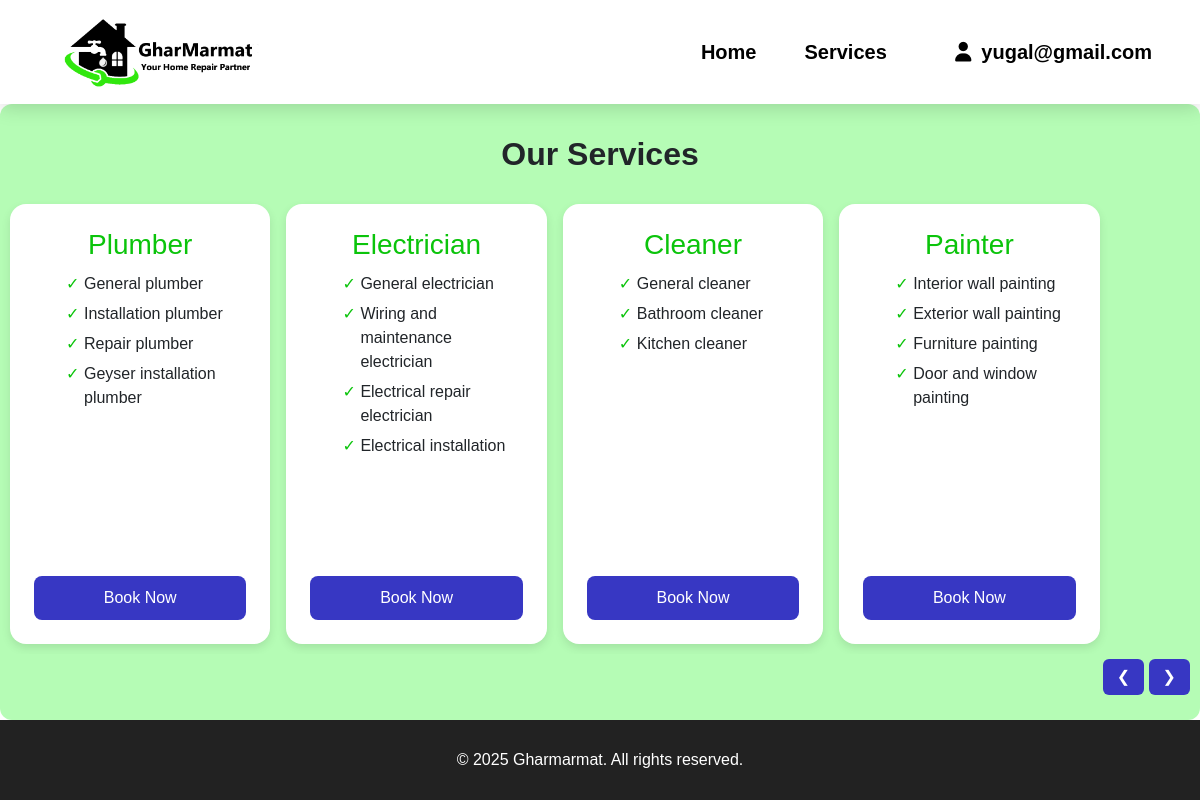
/View/public/services.php (signed in), run on the app's committed database.
### tables this page shows
CREATE TABLE `profession` (
  `profession_id` int(10) NOT NULL,
  `profession_name` varchar(50) DEFAULT NULL
);

CREATE TABLE `work` (
  `work_id` int(11) NOT NULL,
  `profession_id` int(10) NOT NULL,
  `work_name` varchar(255) NOT NULL,
  `work_price` decimal(10,2) NOT NULL
);

### View/public/services.php (the view, shortened to what this page needs)
<?php
include '../../includes/dbconnect.php';
$professionQuery = "SELECT profession_id, profession_name FROM profession";
$professionResult = mysqli_query($conn, $professionQuery);
?>
<!DOCTYPE html>
<html lang="en">
<head>
    <link rel="stylesheet" href="../assets/css/services.css">
</head>
<body>
    <div class="header">
        <?php include '../../includes/navbar.php'; ?>
    </div>
    <main>
        <p class="heading">Our Services</p>
        <div class="slider-wrapper">
            <section>
                <?php while ($profession = mysqli_fetch_assoc($professionResult)) { ?>
                    <article>
                        <h3><?php echo htmlspecialchars($profession['profession_name']); ?></h3>
                        <ul>
                            <?php
                            $professionId = $profession['profession_id'];
                            $workQuery = "SELECT work_name FROM work WHERE profession_id = $professionId";
                            $workResult = mysqli_query($conn, $workQuery);
                            if (mysqli_num_rows($workResult) > 0) {
                                while ($work = mysqli_fetch_assoc($workResult)) {
                                    echo "<li>" . htmlspecialchars($work['work_name']) . "</li>";
                                }
                            } else {
                                echo "<li>No work available</li>";
                            }
                            ?>
                        </ul>
                        <a href="book.php?profession_id=<?php echo $professionId; ?>">Book Now</a>
                    </article>
                <?php } ?>
            </section>
            <div class="slider-buttons">
                <button id="prev">&#10094;</button>
                <button id="next">&#10095;</button>
            </div>
        </div>
    </main>
    <footer>
        <p>&copy; 2025 Gharmarmat. All rights reserved.</p>
    </footer>
</body>
</html>

### includes/navbar.php (shortened to what this page needs)
<!DOCTYPE html>
<html lang="en">
<head>
    <link rel="stylesheet" href="https://cdnjs.cloudflare.com/ajax/libs/font-awesome/7.0.0/css/all.min.css"
 />
    <link href="https://cdn.jsdelivr.net/npm/bootstrap@5.3.3/dist/css/bootstrap.min.css" rel="stylesheet">
    <link rel="stylesheet" href="/GharMarmat/View/assets/css/style.css">
    <link rel="stylesheet" href="/GharMarmat/View/assets/css/index.css">
</head>
<body>
    <header>
        <nav>
            <div class="navbar">
                <img class="logo" src="\GharMarmat\View\assets\images\logo1.png" alt="">
                <div class="nav-item">
                    <li class="nav-link">
                        <ul><a href="\GharMarmat\View\public\index.php">Home</a></ul>
                        <ul><a href="\GharMarmat\View\public\services.php">Services</a></ul>
                    </li>
                    <ul class="auth-link">
                        <?php
                        if (isset($_SESSION['role']) && isset($_SESSION['username'])) {
                            $username = htmlspecialchars($_SESSION['username']);
                            if ($_SESSION['role'] === 'customer') {
                                echo '<li><a href="/GharMarmat/View/userDashboard/userdashboard.php"><i class="fa-solid fa-user"></i> ' . $username . '</a></li>';
                            } elseif ($_SESSION['role'] === 'professional') {
                                echo '<li><a href="/GharMarmat/View/public/professionalDashboard/professionaldashboard.php"><i class="fa-solid fa-user"></i> ' . $username . '</a></li>';
                            } else {
                                echo '<li><a href="../View/admindashboard/dashboard.php"><i class="fa-solid fa-user"></i> ' . $username . '</a></li>';
                            }
                        } else {
                            echo '<li><a href="/GharMarmat/View/users/login.php"><i class="fa-solid fa-user"></i> Login</a></li>';
                            echo '<li><a href="/GharMarmat/View/users/registerType.php">Register</a></li>';
                        }
                        ?>
                    </ul>
                </div>
            </div>
        </nav>
    </header>
</body>
</html>

### View/assets/css/services.css (style rules this page uses)
* { margin: 0; padding: 0; box-sizing: border-box; }
body { height: 100vh; display: flex; flex-direction: column; overflow: hidden; font-family: Arial, sans-serif; }
.heading { text-align: center; font-weight: 600; font-size: 2rem; margin-top: 1rem; }
main { flex: 1; width: 90vw; margin: auto; background-color: #b5fcb5; border-radius: 12px; padding: 10px 0; display: flex; flex-direction: column; }
section { flex: 1; display: flex; gap: 2vh; overflow-x: auto; overflow-y: hidden; padding: 10px; scroll-behavior: smooth; }
article { flex: 0 0 auto; width: 21.7vw; height: 55vh; background-color: white; padding: 1.5rem; border-radius: 16px; box-shadow: 0 4px 10px rgba(0, 0, 0, 0.1); display: flex; flex-direction: column; transition: transform 0.5s ease, box-shadow 0.5s ease; }
article h3 { color: #0bc40b; text-align: center; margin-bottom: 10px; }
article ul { list-style: none; margin-bottom: 15px; }
article ul li { padding-left: 18px; position: relative; margin-bottom: 6px; }
article ul li::before { content: "✓"; position: absolute; left: 0; color: #0bc40b; }
article a { margin-top: auto; padding: 10px; text-align: center; background-color: #3737c3; color: white; border-radius: 8px; text-decoration: none; }
.slider-buttons { text-align: right; padding: 5px 10px; }
.slider-buttons button { padding: 6px 14px; background-color: #3737c3; color: white; border: none; border-radius: 6px; cursor: pointer; }
footer { height: 5rem; background-color: #222; color: white; display: flex; align-items: center; justify-content: center; padding-top: 1rem; }

### View/assets/css/style.css (style rules this page uses)
* { margin: 0; padding: 0; box-sizing: border-box; }
html, body { width: 100%; height: 100%; font-family: Arial, sans-serif; }

### View/assets/css/index.css (style rules this page uses)
* { margin: 0; padding: 0; box-sizing: border-box; }
.navbar { width: 100%; height: 13vh; position: fixed; top: 0; left: 0; display: flex; justify-content: space-between; align-items: center; background-color: #fff; box-shadow: 0 4px 18px rgba(0, 0, 0, 0.15); }
.logo { height: 13vh; width: auto; margin-left: 5vw; }
.nav-item { display: flex; margin-right: 4vw; }
.nav-link, .auth-link { display: flex; align-items: center; list-style: none; gap: 1rem; }
.auth-link { margin-left: 2rem; }
.nav-link a, .auth-link a { font-size: 1.25rem; color: black; font-weight: 600; text-decoration: none; }
main { height: auto; width: 100%; margin-top: 13vh; }

### data on the page
profession: profession_name "Plumber"
work: work_name "General plumber"
work: work_name "Installation plumber"
work: work_name "Repair plumber"
work: work_name "Geyser installation plumber"
profession: profession_name "Electrician"
work: work_name "General electrician"
work: work_name "Wiring and maintenance electrician"
work: work_name "Electrical repair electrician"
work: work_name "Electrical installation"
profession: profession_name "Cleaner"
work: work_name "General cleaner"
work: work_name "Bathroom cleaner"
work: work_name "Kitchen cleaner"
profession: profession_name "Painter"
work: work_name "Interior wall painting"
work: work_name "Exterior wall painting"
work: work_name "Furniture painting"
work: work_name "Door and window painting"

### other printed values
$username "yugal@gmail.com"
